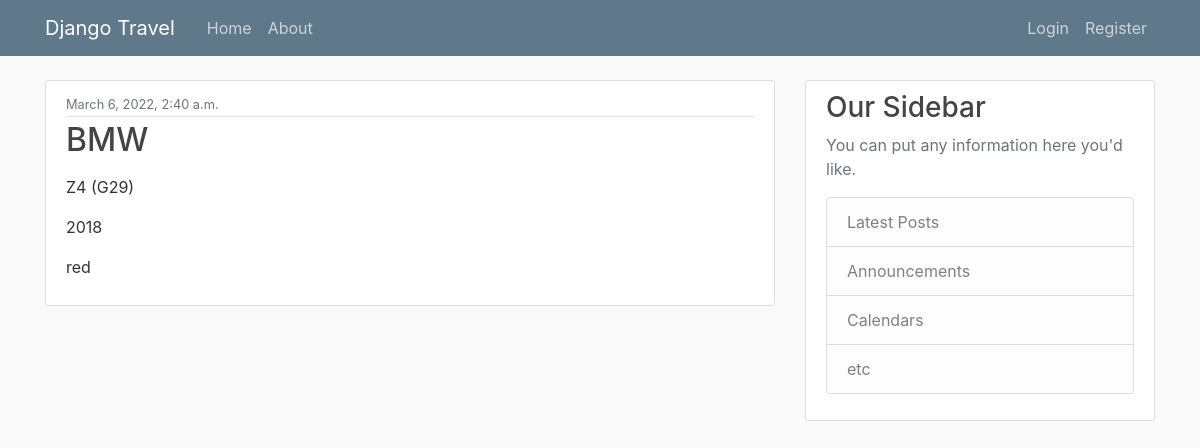
The app's page /, older data.
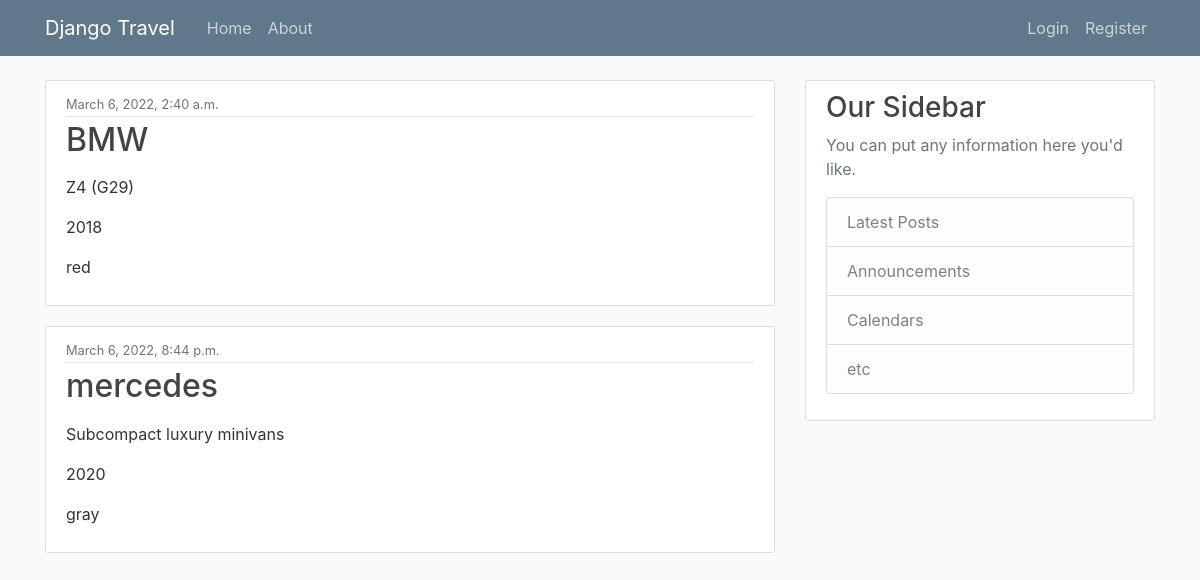
The same page, newer data.
### home/models.py (models this page shows)
class Vehicle(models.Model):
    vehicle_name = models.CharField(max_length=30)
    model_name = models.CharField(max_length=30)
    production_year = models.CharField(max_length=50)
    vehicle_color = models.CharField(max_length=30)
    created_at = models.DateTimeField(default=timezone.now)
    user = models.ForeignKey(NewUser, on_delete=models.CASCADE, null=True)

### home/views.py (the view)
# urls.py: path('', include('home.urls')),
def home(request):
    context = {
        'vehicles': Vehicle.objects.all()
    }
    return render(request, 'home/home.html', context)

### home/templates/home/home.html (shortened to what this page needs)
{% extends "home/base.html" %}
{% block content %}
    {% for vehicle in vehicles %}
        <article class="media content-section">
          <div class="media-body">
            <div class="article-metadata">
              <small class="text-muted">{{ vehicle.created_at }}</small>
            </div>
            <h2><a class="article-title" href="#">{{ vehicle.vehicle_name }}</a></h2>
            <p class="article-content">{{ vehicle.model_name }}</p>
            <p class="article-content">{{ vehicle.production_year }}</p>
            <plass="article-content">{{ vehicle.vehicle_color }}</p>
          </div>
        </article>
    {% endfor %}
{% endblock content %}

### home/templates/home/base.html (shortened to what this page needs)
{% load static %}
<!DOCTYPE html>
<html>
<head>
    <link rel="stylesheet" href="https://maxcdn.bootstrapcdn.com/bootstrap/4.0.0/css/bootstrap.min.css">
    <link rel="stylesheet" type="text/css" href="{% static 'home/main.css' %}">
</head>
<body>
    <header class="site-header">
      <nav class="navbar navbar-expand-md navbar-dark bg-steel fixed-top">
        <div class="container">
          <a class="navbar-brand mr-4" href="{% url 'home-home' %}">Django Travel</a>
          <div class="collapse navbar-collapse" id="navbarToggle">
            <div class="navbar-nav mr-auto">
              <a class="nav-item nav-link" href="{% url 'home-home' %}">Home</a>
              <a class="nav-item nav-link" href="{% url 'about-home' %}">About</a>
            </div>
            <div class="navbar-nav">
              <a class="nav-item nav-link" href="#">Login</a>
              <a class="nav-item nav-link" href="#">Register</a>
            </div>
          </div>
        </div>
      </nav>
    </header>
    <main role="main" class="container">
      <div class="row">
        <div class="col-md-8">
          {% block content %}{% endblock %}
        </div>
        <div class="col-md-4">
          <div class="content-section">
            <h3>Our Sidebar</h3>
            <p class='text-muted'>You can put any information here you'd like.
              <ul class="list-group">
                <li class="list-group-item list-group-item-light">Latest Posts</li>
                <li class="list-group-item list-group-item-light">Announcements</li>
                <li class="list-group-item list-group-item-light">Calendars</li>
                <li class="list-group-item list-group-item-light">etc</li>
              </ul>
            </p>
          </div>
        </div>
      </div>
    </main>
</body>
</html>

### home/static/home/main.css (style rules this page uses)
body { background: #fafafa; color: #333333; margin-top: 5rem; }
h1, h2, h3, h4, h5, h6 { color: #444444; }
ul { margin: 0; }
.bg-steel { background-color: #5f788a; }
.site-header .navbar-nav .nav-link { color: #cbd5db; }
.content-section { background: #ffffff; padding: 10px 20px; border: 1px solid #dddddd; border-radius: 3px; margin-bottom: 20px; }
.article-title { color: #444444; }
.article-content { white-space: pre-line; }
.article-metadata { padding-bottom: 1px; margin-bottom: 4px; border-bottom: 1px solid #e3e3e3 }

Row changes from the older to the newer data that the page shows:
added Vehicle: created_at "March 6, 2022, 8:44 p.m.", vehicle_name "mercedes", model_name "Subcompact luxury minivans", production_year "2020", vehicle_color "gray"
